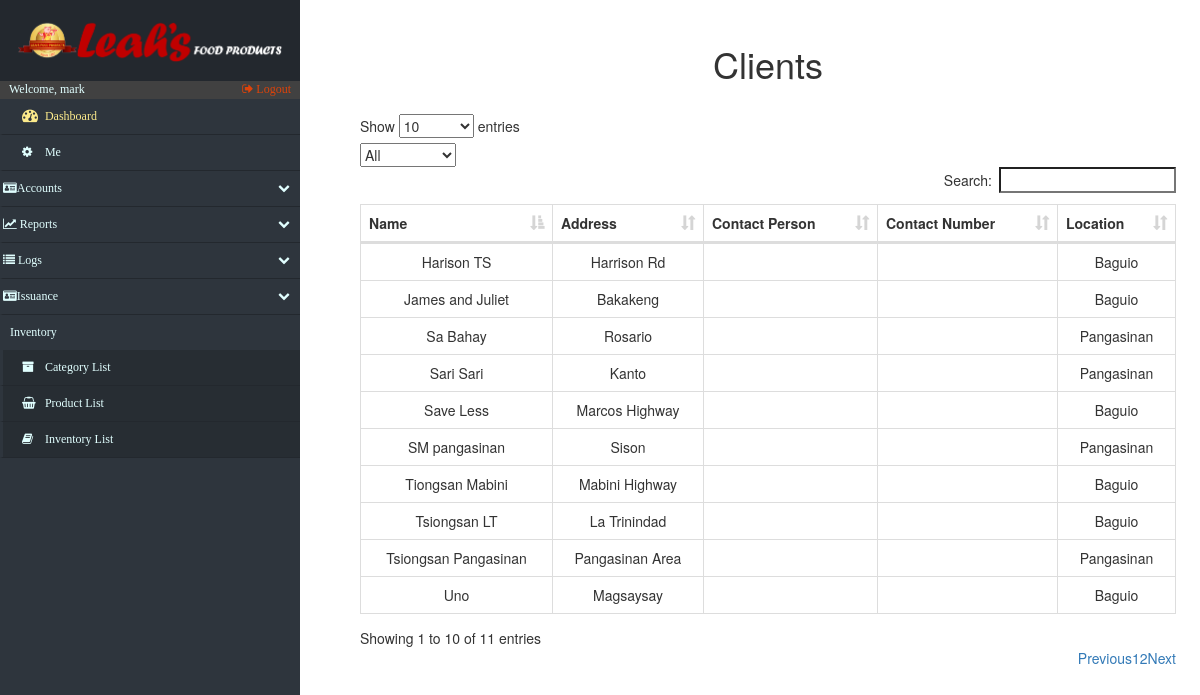
The page /SecondLevel/accounts_Clients.php (signed in) on the database as committed earlier.
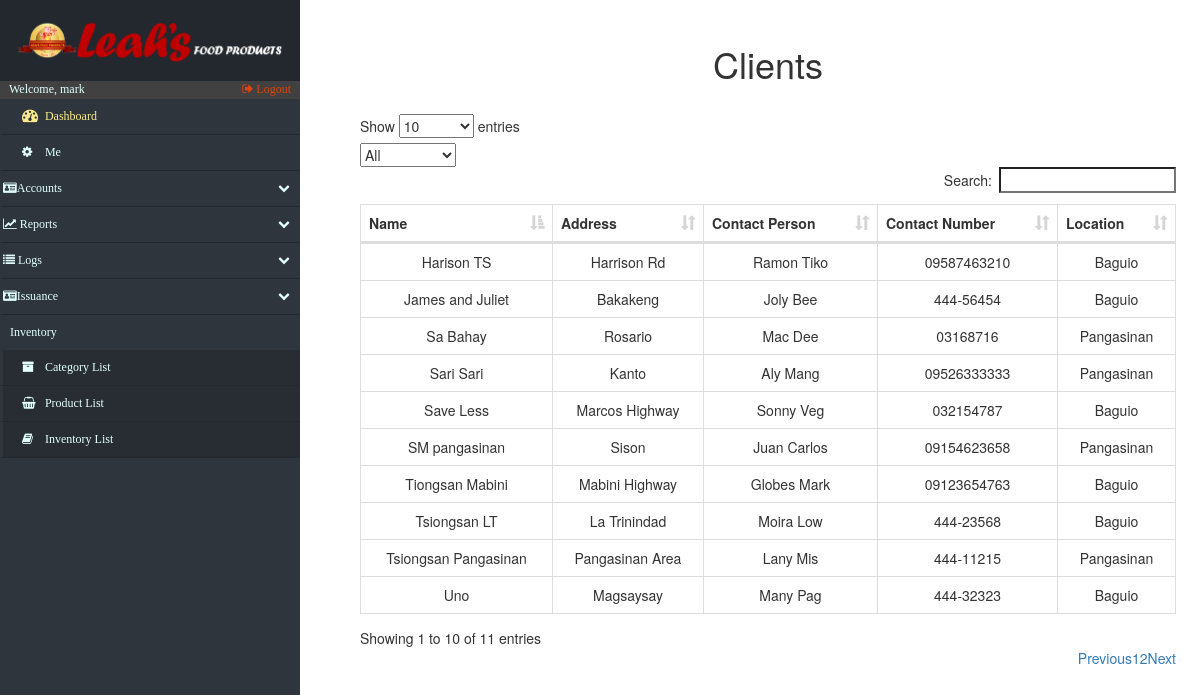
The same page on the database as committed later.
### tables this page shows
CREATE TABLE `clients` (
  `c_id` int(15) NOT NULL,
  `c_name` varchar(20) NOT NULL,
  `c_address` varchar(20) NOT NULL,
  `c_location` varchar(50) DEFAULT NULL,
  `c_contactperson` varchar(50) DEFAULT NULL,
  `c_contactpersonnumber` varchar(50) DEFAULT NULL
);

### SecondLevel/accounts_Clients.php (the view, shortened to what this page needs)
<!DOCTYPE html>
<html lang="en">
<head>
    <?php include('fragments/config.php') ?>
    <link rel="stylesheet" href="https://maxcdn.bootstrapcdn.com/bootstrap/3.3.7/css/bootstrap.min.css">
    <link href="src/css/datatables.css" rel="stylesheet">
    <link href="//maxcdn.bootstrapcdn.com/font-awesome/4.2.0/css/font-awesome.min.css" rel="stylesheet">
    <link href="src/css/sidebar.css" rel="stylesheet">
    <link href="src/css/custom.css" rel="stylesheet">
</head>
<body>
    <div class="nav-side-menu">
        <div class="brand">
            <div class="brandtext"></div>
        </div>
        <div class="user_info">
            <span>Welcome, <?php
                echo $_SESSION['username'];
                ?>
            </span>
            <a href="fragments/logout.php">
                <i class="fa fa-sign-out" aria-hidden="true"></i> Logout
            </a>
        </div>
        <div class="menu-list">
            <ul id="menu-content" class="menu-content collapse out">
                <li>
                    <a id="dashboard_txt" href="index.php">
                        <i class="fa fa-dashboard fa-lg"></i> Dashboard
                    </a>
                </li>
                 <li><a href="settings.php"><i class="fa fa-cog"></i> Me</a></li>
                <li data-toggle="collapse" data-target="#accounts" class="collapsed">
                    <i class="fa fa-id-card" aria-hidden="true"></i>Accounts <span class="arrow"></span>
                </li>
                <li data-toggle="collapse" data-target="#reports" class="collapsed">
                    <i class="fa fa-line-chart" aria-hidden="true"></i> Reports <span class="arrow"></span>
                </li>
                <li data-toggle="collapse" data-target="#issue" class="collapsed">
                    <i class="fa fa-list" aria-hidden="true"></i> Logs <span class="arrow"></span>
                </li>
                 <li data-toggle="collapse" data-target="#issuance" class="collapsed">
                    <i class="fa fa-id-card" aria-hidden="true"></i>Issuance<span class="arrow"></span>
                </li>
                <div class="sub-menu_nct">
                    <span class="sub-menu">Inventory
                    </span>
                </div>
                <li class="sub-menu_nc">
                    <a class="sub-menu_nc" href="categories.php">
                        <i class="fa fa-archive"> </i> Category List
                    </a>
                </li>
                <li class="sub-menu_nc">
                    <a class="sub-menu_nc" href="products.php">
                        <i class="fa fa-shopping-basket"> </i> Product List
                    </a>
                </li>
                <li class="sub-menu_nc">
                    <a href="inventory.php">
                        <i class="fa fa-book"> </i> Inventory List
                    </a>
                </li>
            </ul>
        </div>
    </div>
    <div id="page-content-wrapper">
        <div class="containers">
            <table class="table table-striped table-bordered">
                <h1 align="center">Clients</h1>
            </table>
            <?php
							$retrieve = ("SELECT * FROM clients;");
							$results = mysqli_query($db, $retrieve);
						?>
                <div id="mainContainer">
                    <table id="datatables" class="table table-hover table-bordered dataTable" cellspacing="0" width="100%" role="grid" aria-describedby="myTable_info" style="width: 100%;">
                        <thead>
                            <tr>
                                <th>Name</th>
                                <th>Address</th>
                                <th>Contact Person</th>
                                <th>Contact Number</th>
                                <th>Location</th>
                            </tr>
                        </thead>
                        <tbody>
                            <?php
							foreach ($results as $data):
						?>
                                <tr>
                                    <td data-title="c_name">
                                        <?php echo $data["c_name"]; ?>
                                    </td>
                                    <td data-title="c_address">
                                        <?php echo $data["c_address"]; ?>
                                    </td>
                                    <td data-title="c_Person">
                                        <?php echo $data["c_contactperson"]; ?>
                                    </td>
                                    <td data-title="c_Number">
                                        <?php echo $data["c_contactpersonnumber"]; ?>
                                    </td>
                                    <td data-title="c_location">
                                        <?php echo $data["c_location"]; ?>
                                    </td>
                                </tr>
                                <?php
							endforeach;
						?>
                        </tbody>
                    </table>
                </div>
        </div>
    </div>
</body>
</html>

Rows that differ between the two databases and show on the page:
changed clients "Harison TS": c_contactperson (not shown) → "Ramon Tiko"; c_contactpersonnumber (not shown) → "09587463210"
changed clients "SM pangasinan": c_contactperson (not shown) → "Juan Carlos"; c_contactpersonnumber (not shown) → "09154623658"
changed clients "Tsiongsan LT": c_contactperson (not shown) → "Moira Low"; c_contactpersonnumber (not shown) → "444-23568"
changed clients "Tsiongsan Pangasinan": c_contactperson (not shown) → "Lany Mis"; c_contactpersonnumber (not shown) → "444-11215"
changed clients "Save Less": c_contactperson (not shown) → "Sonny Veg"; c_contactpersonnumber (not shown) → "032154787"
changed clients "Sari Sari": c_contactperson (not shown) → "Aly Mang"; c_contactpersonnumber (not shown) → "09526333333"
changed clients "James and Juliet": c_contactperson (not shown) → "Joly Bee"; c_contactpersonnumber (not shown) → "444-56454"
changed clients "Sa Bahay": c_contactperson (not shown) → "Mac Dee"; c_contactpersonnumber (not shown) → "03168716"
changed clients "Tiongsan Mabini": c_contactperson (not shown) → "Globes Mark"; c_contactpersonnumber (not shown) → "09123654763"
changed clients "Uno": c_contactperson (not shown) → "Many Pag"; c_contactpersonnumber (not shown) → "444-32323"
